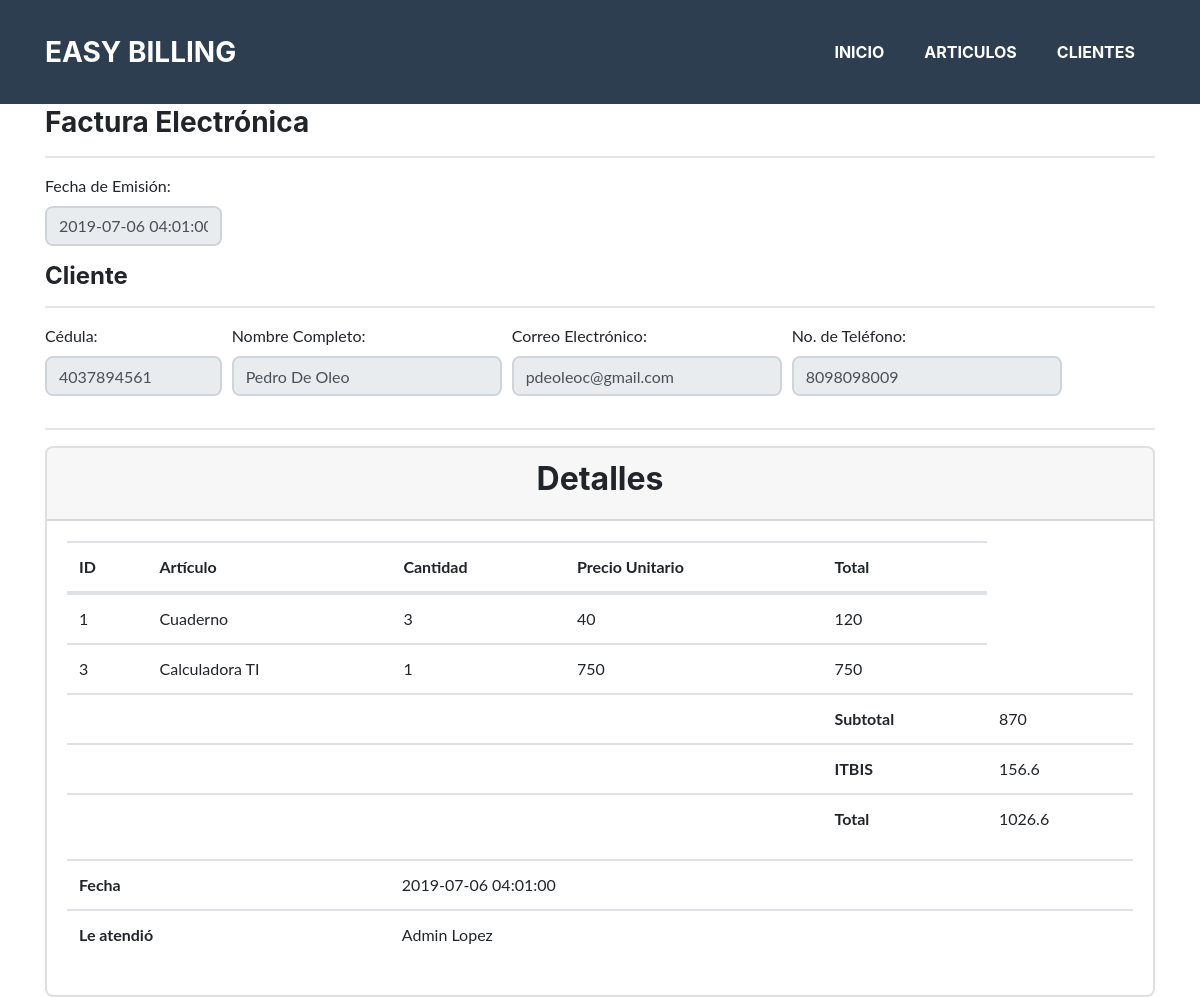
/main/imprimir/69, run on the app's committed database.
### tables this page shows
CREATE TABLE `ventas` (
  `id_venta` int(11) NOT NULL,
  `id_factura` int(11) DEFAULT NULL,
  `id_articulo` int(11) DEFAULT NULL,
  `cantidad` int(11) DEFAULT NULL,
  `precio` double DEFAULT NULL,
  `total` float NOT NULL
);

CREATE TABLE `articulos` (
  `id_articulo` int(11) NOT NULL,
  `nombre` varchar(30) DEFAULT NULL,
  `costo` double DEFAULT NULL,
  `precio` double DEFAULT NULL,
  `existencia` int(11) DEFAULT NULL
);

CREATE TABLE `facturas` (
  `id_factura` int(11) NOT NULL,
  `fecha` datetime DEFAULT NULL,
  `subtotal` double DEFAULT NULL,
  `imp` double DEFAULT NULL,
  `total` double DEFAULT NULL,
  `id_usuario` int(11) DEFAULT NULL,
  `id_cliente` int(11) DEFAULT NULL
);

CREATE TABLE `usuarios` (
  `id_usuario` int(11) NOT NULL,
  `usuario` varchar(10) DEFAULT NULL,
  `contrasena` varchar(10) DEFAULT NULL,
  `nombre` varchar(30) NOT NULL
);

### application/controllers/Main.php (called while the page is built, shortened)
<?php
class Main extends CI_Controller {
    public function imprimir($id=0)
    {
        $this->load->view('imprimir',['id_factura'=>$id]);
    }
}

### index.php (called while the page is built, shortened)
<?php
require_once BASEPATH.'core/CodeIgniter.php';

### application/helpers/core_helper.php (called while the page is built, shortened)
<?php
class core_articulo{
        static function articulo_x_id($id_articulo){
            $CI =& get_instance();
            $CI->db->where('id_articulo',$id_articulo);
            $rs= $CI->db->get('articulos')->result_array();
            return $rs;
        }
}
    class core_usuario{
        static function usuario_x_id($id_usuario){
            $CI =& get_instance();
            $CI->db->where('id_usuario',$id_usuario);
            $rs= $CI->db->get('usuarios')->result_array();
            return $rs;
        }
    }
    class core_cliente{
        static function cliente_x_id($id_cliente){
            $CI =& get_instance();
            $CI->db->where('id_cliente',$id_cliente);
            $rs= $CI->db->get('clientes')->result_array();
            return $rs;
        }
    }
    class core_factura{
        static function factura_x_id($id_factura){
            $CI =& get_instance();
            $CI->db->where('id_factura',$id_factura);
            $rs= $CI->db->get('facturas')->result_array();
            return $rs;
        }
    }
    class core_ventas{
        static function venta_x_id_fact($id_factura){
            $CI =& get_instance();
            $CI->db->where('id_factura',$id_factura);
            $rs= $CI->db->get('ventas')->result_array();
            return $rs;
        }
    }

### application/views/imprimir.php (the view, shortened to what this page needs)
<?php
$CI =& get_instance();
$id_factura = $CI->uri->segment(3);
    $info_factura = core_factura::factura_x_id($id_factura);
    $fecha = $info_factura[0]['fecha'];
    $subtotal = $info_factura[0]['subtotal'];
    $imp = $info_factura[0]['imp'];
    $total = $info_factura[0]['total'];
    $id_cliente = $info_factura[0]['id_cliente'];
    $info_cliente = core_cliente::cliente_x_id($id_cliente);
    $cedula = $info_cliente[0]['cedula'];
    $nombre = $info_cliente[0]['nombre'];
    $correo = $info_cliente[0]['correo'];
    $telefono = $info_cliente[0]['telefono'];
    $id_usuario = $info_factura[0]['id_usuario'];
    $info_usuario = core_usuario::usuario_x_id($id_usuario);
    $nombre_usuario = $info_usuario[0]['nombre'];
 ?>
<body onload="window.print()">
    <div class="container" id='divToPrint'>
        <form method="post" action="" id="form" autocomplete="off">
            <h3>Factura Electrónica</h3>
            <hr>
            <div class="form-row">
                <div class="col-md-2 mb-3">
                    <?= asgInput('fecha','Fecha de Emisión', ['required'=>'required', 'value'=>$fecha, 'disabled'=>'disabled']); ?>
                </div>
            </div>
            <h4>Cliente</h4>
            <hr>
            <div class="form-row">
                <div class="col-md-2 mb-3">
                    <?= asgInput('cedula','Cédula', ['required'=>'required', 'value'=>$cedula, 'disabled'=>'disabled', 'placeholder'=>'XXXXXXXXXXX']); ?>
                </div>
                <div class="col-md-3 mb-3">
                    <?= asgInput('nombre','Nombre Completo', ['required'=>'required', 'value'=>$nombre, 'placeholder'=>'Juan Pérez', 'disabled'=>'disabled']); ?>
                </div>
                <div class="col-md-3 mb-3">
                    <?= asgInput('correo','Correo Electrónico', ['required'=>'required', 'value'=>$correo, 'placeholder'=>'jperez@mail.com', 'disabled'=>'disabled']); ?>
                </div>
                <div class="col-md-3 mb-3">
                    <?= asgInput('telefono','No. de Teléfono', ['required'=>'required', 'value'=>$telefono, 'placeholder'=>'8098098009', 'disabled'=>'disabled']); ?>
                </div>
            </div>
        </form>
        <hr>
        <div class="card">
            <div class="card-header">
                <h2 align='center'>Detalles</h2>
            </div>
            <div class="card-body">
                <table id='articulos_tabla' class='table'>
                    <thead>
                        <th>ID</th>
                        <th>Artículo</th>
                        <th>Cantidad</th>
                        <th>Precio Unitario</th>
                        <th>Total</th>
                    </thead>
                    <tbody>
                        <?php
                            $ventas = core_ventas::venta_x_id_fact($id_factura);
                            foreach($ventas as $detalle){
                                $articulo = core_articulo::articulo_x_id($detalle['id_articulo']);
                                echo<<<DETALLES
                                <tr>
                                    <td>{$detalle['id_articulo']}</td>
                                    <td>{$articulo[0]['nombre']}</td>
                                    <td>{$detalle['cantidad']}</td>
                                    <td>{$detalle['precio']}</td>
                                    <td>{$detalle['total']}</td>
                                </tr>
DETALLES;
                            }
                        ?>
                    </tbody>
                    <tfoot>
                        <tr>
                            <td><td>
                            <td><td>
                            <th>Subtotal</th>
                            <td id='td_subtotal'><?=$subtotal?></td>
                        </tr>
                        <tr>
                            <td><td>
                            <td><td>
                            <th>ITBIS</th>
                            <td id='td_itbis'><?=$imp?></td>
                        </tr>
                        <tr>
                            <td><td>
                            <td><td>
                            <th>Total</th>
                            <td id='td_total'><?=$total?></td>
                        </tr>
                    </tfoot>
                </table>
                <table class='table'>
                    <tr>
                        <th>Fecha</th>
                        <td id = 'fecha'><?=$fecha?></td>
                        <td></td>
                        <td></td>
                    </tr>
                    <tr>
                        <th>Le atendió</th>
                        <td><?=$nombre_usuario?></td>
                        <td></td>
                        <td></td>
                    </tr>
                </table>
            </div>
        </div>
    </div>
</body>
</html>

### data on the page
ventas: id_articulo "1", id_articulo.nombre "Cuaderno", cantidad "3", precio "40", total "120"
ventas: id_articulo "3", id_articulo.nombre "Calculadora TI", cantidad "1", precio "750", total "750"
facturas: subtotal "870", imp "156.6", total "1026.6", fecha "2019-07-06 04:01:00"
usuarios: nombre "Admin Lopez"

### other printed values
$label "Fecha de Emisión Cédula Nombre Completo Correo Electrónico No. de Teléfono"
